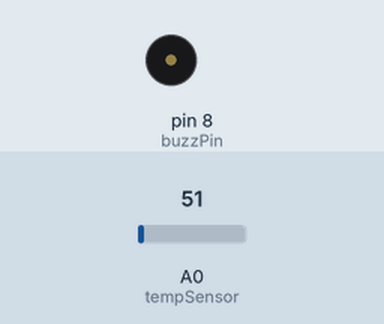
Simulated run of this sketch. Board: Arduino Uno, built with avr-gcc and run on an emulated ATmega328P. Parts: buzzer (waves = sounding). Inputs (shaded band) come from the test bench; at power-on: A0 (tempSensor) = 51. What the sketch prints to the serial monitor is not drawn.

Above: at 1.2 s.
1.3 s: A0 (tempSensor) set to 61
2.8 s: A0 (tempSensor) set to 71
Timing chart, 0 to 10.3 s (numbered marks = the images above; inputs shaded):
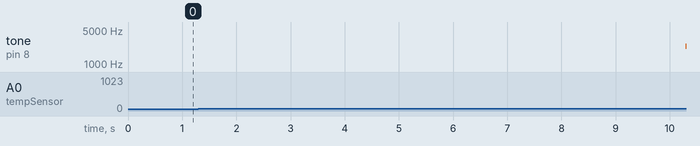

Measured:
- after the input at 2.8 s, tone on pin 8 (buzzPin): stays silent (without the input it goes to 2984 Hz after 2.7 s)

The sketch:

p7-1_temperature_alarm.ino
```cpp
// p7-1 temperature alarm
// https://circuits.io/circuits/2524934

const int buzzPin = 8;
const int tempSensor = 0;
const float pi = 3.1412;
const int baudRate = 9600;
const int tempThres = 27;
unsigned long tempTimer;

void setup() {
  pinMode(buzzPin, OUTPUT);
  Serial.begin(baudRate);
}

void loop() {
  double data;
  int toneVal;
  // read in value from analog port 0 and convert to deg-C
  // coerce to double!
  data = (double) analogRead(tempSensor) * 5 / 1024 * 100;

  if (data > tempThres) {
    for (int x = 0; x < 180; x++) {
      toneVal = 2000 + int(sin(x * pi / 180) * 1000);
      tone(buzzPin, toneVal);
      delay(2);
    }
  }
  else {
    noTone(8);
  }

  // Serial logging
  if (millis() - tempTimer > 500) {
    tempTimer = millis();
    Serial.print("temperature: ");
    Serial.print(data);
    Serial.println(" C");
  }
}
```
